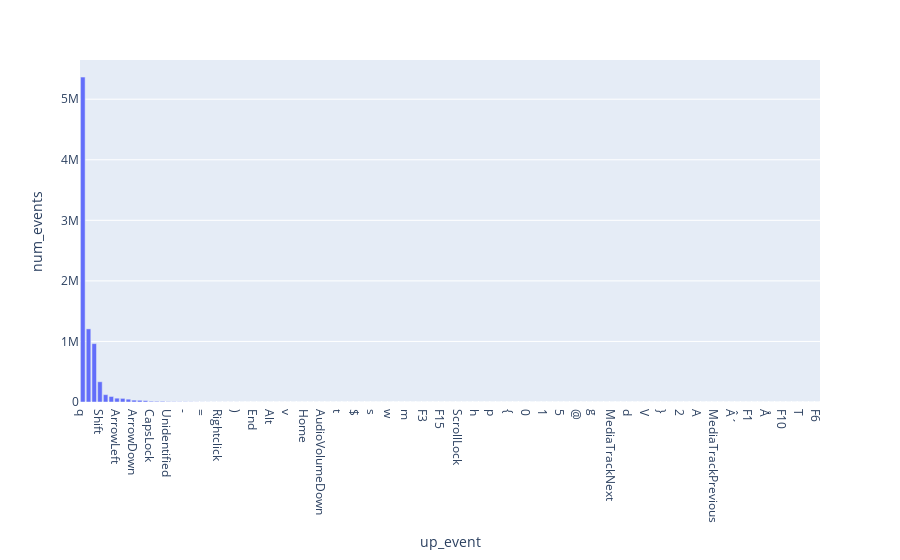

Source (notebook cell):
### Code cell
fig = px.bar(
    df_train.up_event.value_counts()
    .reset_index()
    .rename(columns={"count": "num_events"}),
    x="up_event",
    y="num_events",
)
fig.show()

### Figure 1 — Plotly figure (JSON) as saved in the notebook; plotly's stock layout.template omitted (floating-point values rounded to 4 significant figures; data arrays with more than 128 entries replaced by an {"elided": "..."} marker saying what was removed)
{"data": [{"alignmentgroup": "True", "hovertemplate": "up_event=%{x}<br>num_events=%{y}<extra></extra>", "legendgroup": "", "marker": {"color": "#636efa", "pattern": {"shape": ""}}, "name": "", "offsetgroup": "", "orientation": "v", "showlegend": false, "textposition": "auto", "type": "bar", "x": {"elided": "130 str values"}, "xaxis": "x", "y": {"elided": "130 int values"}, "yaxis": "y"}], "layout": {"autosize": true, "barmode": "relative", "legend": {"tracegroupgap": 0}, "margin": {"t": 60}, "xaxis": {"anchor": "y", "autorange": true, "domain": [0, 1], "range": [-0.5, 129.5], "title": {"text": "up_event"}, "type": "category"}, "yaxis": {"anchor": "x", "autorange": true, "domain": [0, 1], "range": [0, 5647000.0], "title": {"text": "num_events"}, "type": "linear"}}}
